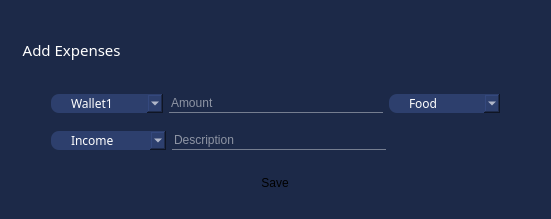
                <widget class="QFrame" name="Expense_Frame">
                 <property name="sizePolicy">
                  <sizepolicy hsizetype="Expanding" vsizetype="Expanding">
                   <horstretch>0</horstretch>
                   <verstretch>0</verstretch>
                  </sizepolicy>
                 </property>
                 <property name="minimumSize">
                  <size>
                   <width>545</width>
                   <height>219</height>
                  </size>
                 </property>
                 <property name="maximumSize">
                  <size>
                   <width>4960</width>
                   <height>1800</height>
                  </size>
                 </property>
                 <property name="styleSheet">
                  <string notr="true">*{background-color: rgb(28, 41, 72);
border-radius: 40px;
pading-left: 20px;}
QComboBox::down-arrow {
    image:url(:/icon/icons/chevron-down.svg);
	width: 0;
}
#amount,#description{
border-bottom-color: rgb(255, 255, 255);
border-bottom: 1px solid;
color: rgb(255, 255, 255);
border-color:rgba(255, 255, 255,100);
}
</string>
                 </property>
                 <property name="frameShape">
                  <enum>QFrame::NoFrame</enum>
                 </property>
                 <property name="frameShadow">
                  <enum>QFrame::Plain</enum>
                 </property>
                 <property name="lineWidth">
                  <number>0</number>
                 </property>
                 <layout class="QVBoxLayout" name="verticalLayout_13">
                  <item>
                   <layout class="QVBoxLayout" name="verticalLayout_12">
                    <item>
                     <layout class="QHBoxLayout" name="horizontalLayout_7">
                      <property name="rightMargin">
                       <number>7</number>
                      </property>
                      <item>
                       <widget class="QLabel" name="label">
                        <property name="minimumSize">
                         <size>
                          <width>141</width>
                          <height>21</height>
                         </size>
                        </property>
                        <property name="font">
                         <font>
                          <family>Century Gothic</family>
                          <pointsize>11</pointsize>
                          <weight>50</weight>
                          <italic>false</italic>
                          <bold>false</bold>
                         </font>
                        </property>
                        <property name="styleSheet">
                         <string notr="true">color:#fff</string>
                        </property>
                        <property name="text">
                         <string>   Add Expenses</string>
                        </property>
                       </widget>
                      </item>
                      <item>
                       <spacer name="horizontalSpacer_9">
                        <property name="orientation">
                         <enum>Qt::Horizontal</enum>
                        </property>
                        <property name="sizeType">
                         <enum>QSizePolicy::Preferred</enum>
                        </property>
                        <property name="sizeHint" stdset="0">
                         <size>
                          <width>318</width>
                          <height>20</height>
                         </size>
                        </property>
                       </spacer>
                      </item>
                     </layout>
                    </item>
                    <item>
                     <layout class="QHBoxLayout" name="horizontalLayout_10">
                      <item>
                       <spacer name="horizontalSpacer_11">
                        <property name="orientation">
                         <enum>Qt::Horizontal</enum>
                        </property>
                        <property name="sizeType">
                         <enum>QSizePolicy::Preferred</enum>
                        </property>
                        <property name="sizeHint" stdset="0">
                         <size>
                          <width>40</width>
                          <height>20</height>
                         </size>
                        </property>
                       </spacer>
                      </item>
                      <item>
                       <layout class="QVBoxLayout" name="verticalLayout_11">
                        <property name="spacing">
                         <number>18</number>
                        </property>
                        <property name="bottomMargin">
                         <number>11</number>
                        </property>
                        <item>
                         <layout class="QHBoxLayout" name="horizontalLayout_5">
                          <property name="spacing">
                           <number>6</number>
                          </property>
                          <item>
                           <widget class="QComboBox" name="group_">
                            <property name="sizePolicy">
                             <sizepolicy hsizetype="Expanding" vsizetype="Maximum">
                              <horstretch>0</horstretch>
                              <verstretch>0</verstretch>
                             </sizepolicy>
                            </property>
                            <property name="minimumSize">
                             <size>
                              <width>112</width>
                              <height>4</height>
                             </size>
                            </property>
                            <property name="maximumSize">
                             <size>
                              <width>16777215</width>
                              <height>16777215</height>
                             </size>
                            </property>
                            <property name="sizeIncrement">
                             <size>
                              <width>0</width>
                              <height>0</height>
                             </size>
                            </property>
                            <property name="font">
                             <font>
                              <family>Century Gothic</family>
                              <pointsize>9</pointsize>
                              <weight>50</weight>
                              <italic>false</italic>
                              <bold>false</bold>
                             </font>
                            </property>
                            <property name="layoutDirection">
                             <enum>Qt::LeftToRight</enum>
                            </property>
                            <property name="styleSheet">
                             <string notr="true">*{color:#fff;
background-color: rgb(45, 63, 109);
border-radius:8px;}
QComboBox{
	padding-left: 20px;

}
QComboBox::drop-down {
	
	image: url(:/icon/icons/chevron-down.svg);
    width: 16px;
    height: 16px;
	border: none;
	padding: 3px
}

</string>
                            </property>
                            <property name="editable">
                             <bool>false</bool>
                            </property>
                            <property name="currentText">
                             <string>Wallet1</string>
                            </property>
                            <property name="currentIndex">
                             <number>0</number>
                            </property>
                            <property name="iconSize">
                             <size>
                              <width>20</width>
                              <height>20</height>
                             </size>
                            </property>
                            <item>
                             <property name="text">
                              <string>Wallet1</string>
                             </property>
                            </item>
                           </widget>
                          </item>
                          <item>
                           <widget class="QLineEdit" name="amount">
                            <property name="sizePolicy">
                             <sizepolicy hsizetype="Expanding" vsizetype="Fixed">
                              <horstretch>0</horstretch>
                              <verstretch>0</verstretch>
                             </sizepolicy>
                            </property>
                            <property name="minimumSize">
                             <size>
                              <width>214</width>
                              <height>19</height>
                             </size>
                            </property>
                            <property name="whatsThis">
                             <string/>
                            </property>
                            <property name="styleSheet">
                             <string notr="true"/>
                            </property>
                            <property name="placeholderText">
                             <string>Amount</string>
                            </property>
                           </widget>
                          </item>
                          <item>
                           <widget class="QComboBox" name="comboBox_2">
                            <property name="sizePolicy">
                             <sizepolicy hsizetype="Expanding" vsizetype="Fixed">
                              <horstretch>0</horstretch>
                              <verstretch>0</verstretch>
                             </sizepolicy>
                            </property>
                            <property name="minimumSize">
                             <size>
                              <width>111</width>
                              <height>4</height>
                             </size>
                            </property>
                            <property name="maximumSize">
                             <size>
                              <width>16777215</width>
                              <height>16777215</height>
                             </size>
                            </property>
                            <property name="sizeIncrement">
                             <size>
                              <width>0</width>
                              <height>0</height>
                             </size>
                            </property>
                            <property name="font">
                             <font>
                              <family>Century Gothic</family>
                              <pointsize>9</pointsize>
                              <weight>50</weight>
                              <italic>false</italic>
                              <bold>false</bold>
                             </font>
                            </property>
                            <property name="layoutDirection">
                             <enum>Qt::LeftToRight</enum>
                            </property>
                            <property name="styleSheet">
                             <string notr="true">*{color:#fff;
background-color: rgb(45, 63, 109);
border-radius:8px;}
QComboBox{
	padding-left: 20px;

}
QComboBox::drop-down {
	
	image: url(:/icon/icons/chevron-down.svg);
    width: 16px;
    height: 16px;
	border: none;
	padding: 3px
}

</string>
                            </property>
                            <property name="editable">
                             <bool>false</bool>
                            </property>
                            <property name="currentIndex">
                             <number>0</number>
                            </property>
                            <property name="iconSize">
                             <size>
                              <width>20</width>
                              <height>20</height>
                             </size>
                            </property>
                            <item>
                             <property name="text">
                              <string>Food</string>
                             </property>
                            </item>
                            <item>
                             <property name="text">
                              <string>Travel</string>
                             </property>
                            </item>
                            <item>
                             <property name="text">
                              <string>Clothes</string>
                             </property>
                            </item>
                            <item>
                             <property name="text">
                              <string>Groceries</string>
                             </property>
                            </item>
                            <item>
                             <property name="text">
                              <string>Others</string>
                             </property>
                            </item>
                           </widget>
                          </item>
                         </layout>
                        </item>
                        <item>
                         <layout class="QHBoxLayout" name="horizontalLayout_8">
                          <property name="spacing">
                           <number>6</number>
                          </property>
                          <item>
                           <widget class="QComboBox" name="group_1">
                            <property name="sizePolicy">
                             <sizepolicy hsizetype="Expanding" vsizetype="Maximum">
                              <horstretch>0</horstretch>
                              <verstretch>0</verstretch>
                             </sizepolicy>
                            </property>
                            <property name="minimumSize">
                             <size>
                              <width>112</width>
                              <height>4</height>
                             </size>
                            </property>
                            <property name="maximumSize">
                             <size>
                              <width>16777215</width>
                              <height>16777215</height>
                             </size>
                            </property>
                            <property name="sizeIncrement">
                             <size>
                              <width>0</width>
                              <height>0</height>
                             </size>
                            </property>
                            <property name="font">
                             <font>
                              <family>Century Gothic</family>
                              <pointsize>9</pointsize>
                              <weight>50</weight>
                              <italic>false</italic>
                              <bold>false</bold>
                             </font>
                            </property>
                            <property name="layoutDirection">
                             <enum>Qt::LeftToRight</enum>
                            </property>
                            <property name="styleSheet">
                             <string notr="true">*{color:#fff;
background-color: rgb(45, 63, 109);
border-radius:8px;}
QComboBox{
	padding-left: 20px;

}
QComboBox::drop-down {
	
	image: url(:/icon/icons/chevron-down.svg);
    width: 16px;
    height: 16px;
	border: none;
	padding: 3px
}

</string>
                            </property>
                            <property name="editable">
                             <bool>false</bool>
                            </property>
                            <property name="currentText">
                             <string>Income</string>
                            </property>
                            <property name="currentIndex">
                             <number>0</number>
                            </property>
                            <property name="iconSize">
                             <size>
                              <width>20</width>
                              <height>20</height>
                             </size>
                            </property>
                            <item>
                             <property name="text">
                              <string>Income</string>
                             </property>
                            </item>
                            <item>
                             <property name="text">
                              <string>Expense</string>
                             </property>
                            </item>
                           </widget>
                          </item>
                          <item>
                           <widget class="QLineEdit" name="description">
                            <property name="sizePolicy">
                             <sizepolicy hsizetype="Expanding" vsizetype="Fixed">
                              <horstretch>0</horstretch>
                              <verstretch>0</verstretch>
                             </sizepolicy>
                            </property>
                            <property name="minimumSize">
                             <size>
                              <width>214</width>
                              <height>19</height>
                             </size>
                            </property>
                            <property name="styleSheet">
                             <string notr="true"/>
                            </property>
                            <property name="text">
                             <string/>
                            </property>
                            <property name="placeholderText">
                             <string>Description</string>
                            </property>
                           </widget>
                          </item>
                          <item>
                           <spacer name="horizontalSpacer_6">
                            <property name="orientation">
                             <enum>Qt::Horizontal</enum>
                            </property>
                            <property name="sizeType">
                             <enum>QSizePolicy::Expanding</enum>
                            </property>
                            <property name="sizeHint" stdset="0">
                             <size>
                              <width>111</width>
                              <height>20</height>
                             </size>
                            </property>
                           </spacer>
                          </item>
                         </layout>
                        </item>
                        <item>
                         <layout class="QHBoxLayout" name="horizontalLayout_9">
                          <item>
                           <spacer name="horizontalSpacer_7">
                            <property name="orientation">
                             <enum>Qt::Horizontal</enum>
                            </property>
                            <property name="sizeType">
                             <enum>QSizePolicy::Preferred</enum>
                            </property>
                            <property name="sizeHint" stdset="0">
                             <size>
                              <width>40</width>
                              <height>20</height>
                             </size>
                            </property>
                           </spacer>
                          </item>
                          <item>
                           <widget class="QPushButton" name="pushButton">
                            <property name="sizePolicy">
                             <sizepolicy hsizetype="Maximum" vsizetype="Fixed">
                              <horstretch>0</horstretch>
                              <verstretch>0</verstretch>
                             </sizepolicy>
                            </property>
                            <property name="minimumSize">
                             <size>
                              <width>90</width>
                              <height>28</height>
                             </size>
                            </property>
                            <property name="styleSheet">
                             <string notr="true">QPushButton{
	border: 1px solid;
	border-color:#fff;
	border-radius: 7px;
color:#fff;
}
QPushButton:hover{
color:rgb(22, 201, 236);
border-color:rgb(22, 201, 236);
}
font: 3pt &quot;Century Gothic&quot;;</string>
                            </property>
                            <property name="text">
                             <string>Save</string>
                            </property>
                           </widget>
                          </item>
                          <item>
                           <spacer name="horizontalSpacer_8">
                            <property name="orientation">
                             <enum>Qt::Horizontal</enum>
                            </property>
                            <property name="sizeType">
                             <enum>QSizePolicy::Preferred</enum>
                            </property>
                            <property name="sizeHint" stdset="0">
                             <size>
                              <width>40</width>
                              <height>20</height>
                             </size>
                            </property>
                           </spacer>
                          </item>
                         </layout>
                        </item>
                       </layout>
                      </item>
                      <item>
                       <spacer name="horizontalSpacer_10">
                        <property name="orientation">
                         <enum>Qt::Horizontal</enum>
                        </property>
                        <property name="sizeType">
                         <enum>QSizePolicy::Preferred</enum>
                        </property>
                        <property name="sizeHint" stdset="0">
                         <size>
                          <width>40</width>
                          <height>20</height>
                         </size>
                        </property>
                       </spacer>
                      </item>
                     </layout>
                    </item>
                   </layout>
                  </item>
                 </layout>
                </widget>
